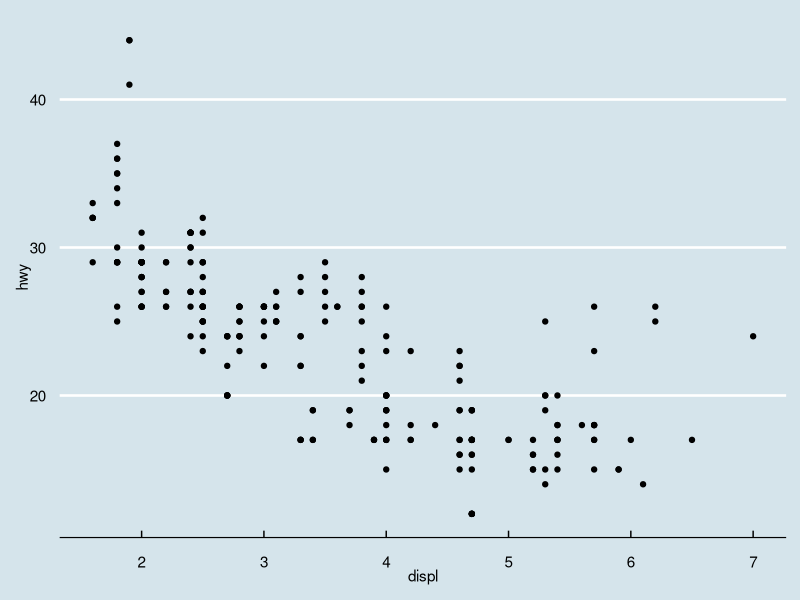
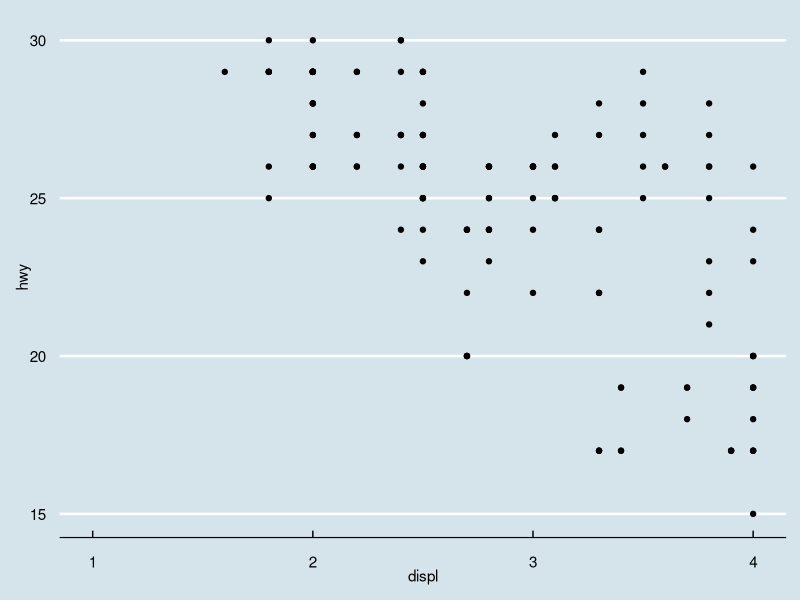
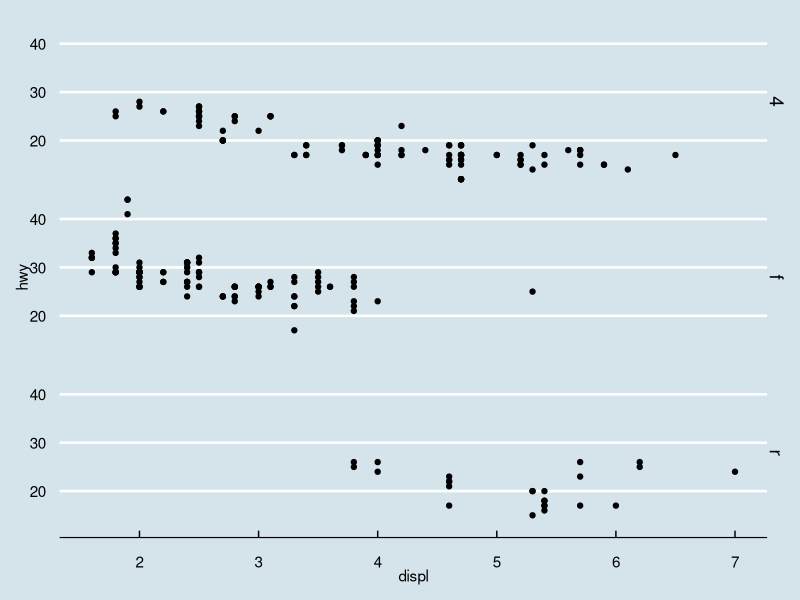

Generate these figures, in order, with R:
library(ggplot2)
library(ggthemes)

theme_set(theme_economist()) #To set the theme for everything
pl<- ggplot(mpg, aes(x= displ, y= hwy)) + geom_point()
pl + theme_economist() #To set theme for specific function

pl2<- pl+ coord_cartesian(xlim = c(1,4), ylim= c(15,30))
pl2

pl_faced<- pl+ facet_grid(drv ~ .)
pl_faced
